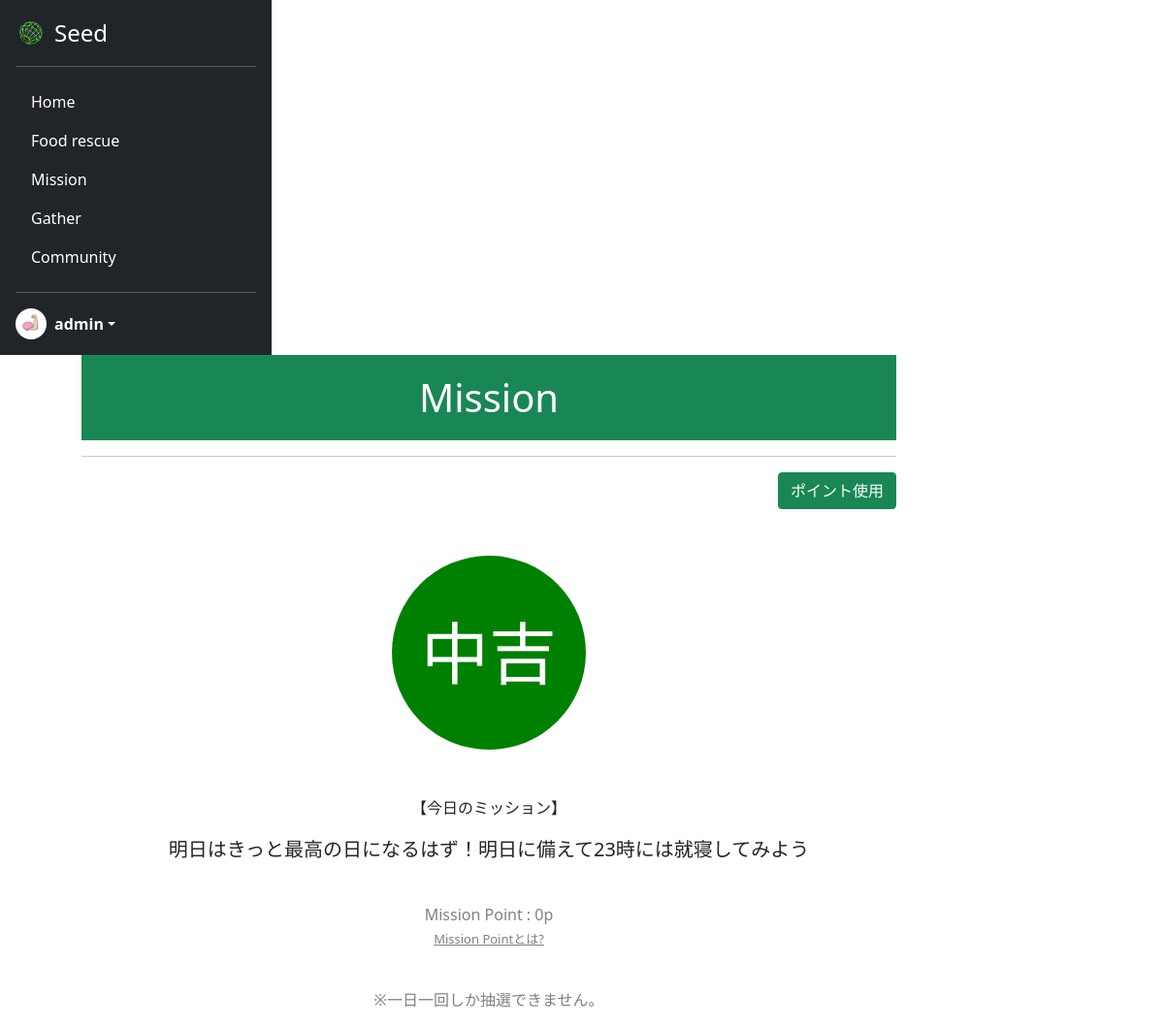
The page /mission/ (signed in) on the database as committed earlier.
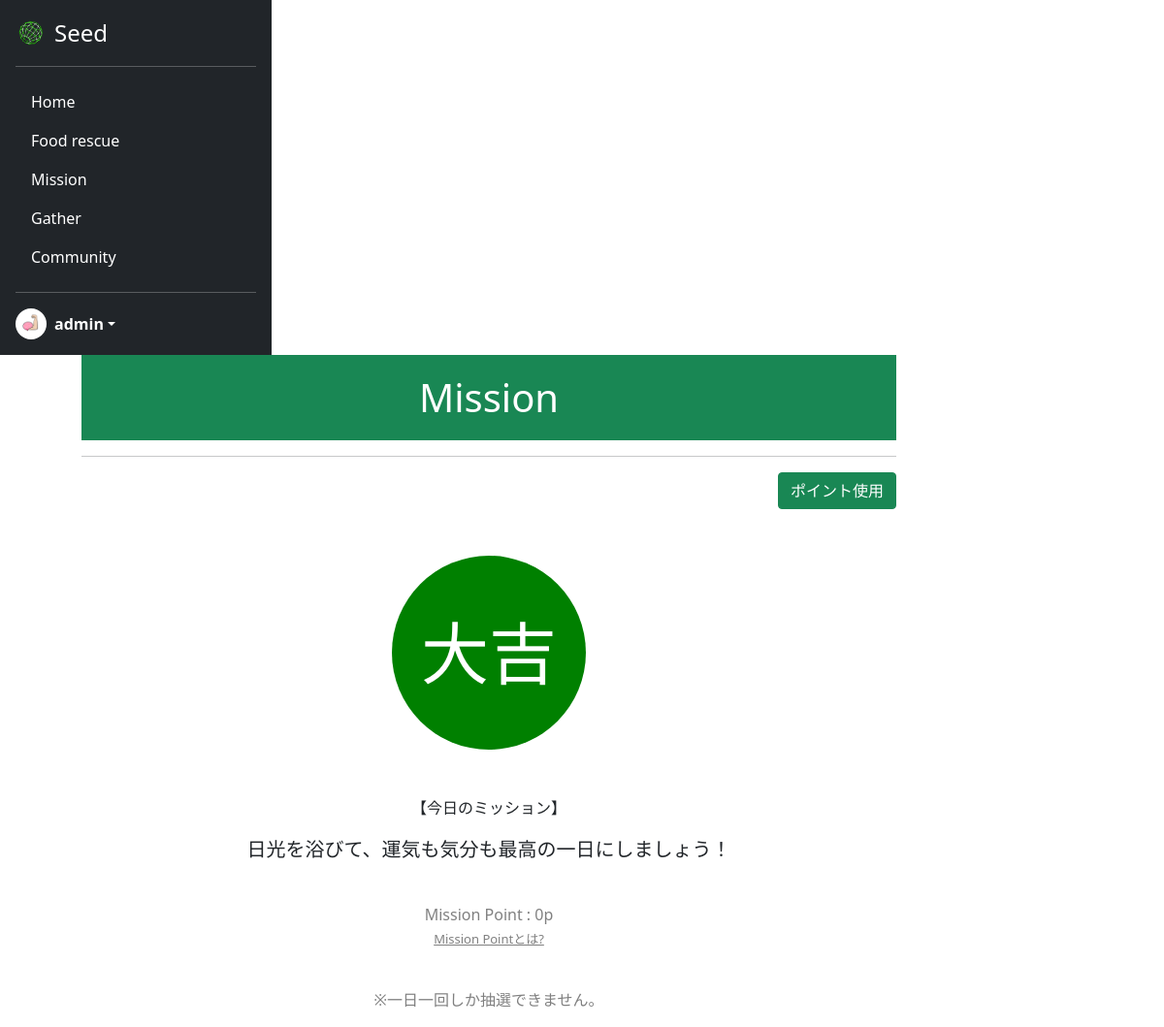
The same page on the database as committed later.
### seed/models.py (models this page shows)
class MissionDetail(models.Model):
    user = models.ForeignKey(CustomUser, verbose_name="ユーザー", on_delete=models.CASCADE)
    mission = models.ForeignKey(Mission, verbose_name="ミッション", on_delete=models.CASCADE)
    draw_time = models.DateTimeField(verbose_name="抽選日時")

class Mission(models.Model):
    rank = models.TextField(verbose_name="ランク", max_length=5)
    mission = models.TextField(verbose_name="ミッション", max_length=100)

### seed/views.py (the view)
# urls.py: path('mission/', views.MissionView.as_view(), name='mission'),
class MissionView(TemplateView):
    mission_detail_model = MissionDetail()
    template_name = 'mission.html'
    def get_context_data(self, **kwargs):
        if self.request.user.is_authenticated:
            context = super().get_context_data(**kwargs)
            mission_detail = MissionDetail.objects.filter(user=self.request.user, draw_time=datetime.date.today()).order_by('-draw_time')
            if mission_detail:
                if mission_detail[0].draw_time == datetime.date.today():
                    context['draw_flg'] = True
                context['data'] = mission_detail[0]
            return context
        else:
            return super().get_context_data(**kwargs)

### seed/templates/mission.html (shortened to what this page needs)
{% extends 'mypagebase.html' %}
{% load static %}
{% block content %}
<div class="text-center">
    {% if request.user.is_general %}
        <h1 class="title" style="background-color: #198754; color:white">Mission</h1>
        <hr>
    {% if data %}
        <div class="text-end">
            <a href="{% url 'seed:download_mission_qr' %}" class="btn btn-success">ポイント使用</a>
        </div>
        <br>
        <br>
        <div class="circle">
            <h1>{{data.mission.rank}}</h1>
        </div>
        <br>
        <br>
        <p>【今日のミッション】</p>
        <p style="font-size:20px;">{{data.mission.mission}}</p>
        <br>
        <p style="color:gray;">Mission Point :      {{request.user.mission_point}}p<br>
            <a href="{% url 'seed:pointexplanetion' %}" style="color:gray; font-size:13px;">Mission Pointとは?</a>
        </p>
        <br>
        <p style="color:gray;">※一日一回しか抽選できません。</p>
    {% endif %}
    {% else %}
        <h1>一般ユーザ専用機能です</h1>
        <a href="{% url 'seed:mypage' %}" class="btn btn-primary">マイページへ</a>
    {% endif %}
</div>
{% endblock %}

Rows that differ between the two databases and show on the page:
removed MissionDetail: mission.rank "中吉", mission.mission "明日はきっと最高の日になるはず！明日に備えて23時には就寝してみよう"
added MissionDetail: mission.rank "大吉", mission.mission "日光を浴びて、運気も気分も最高の一日にしましょう！"
